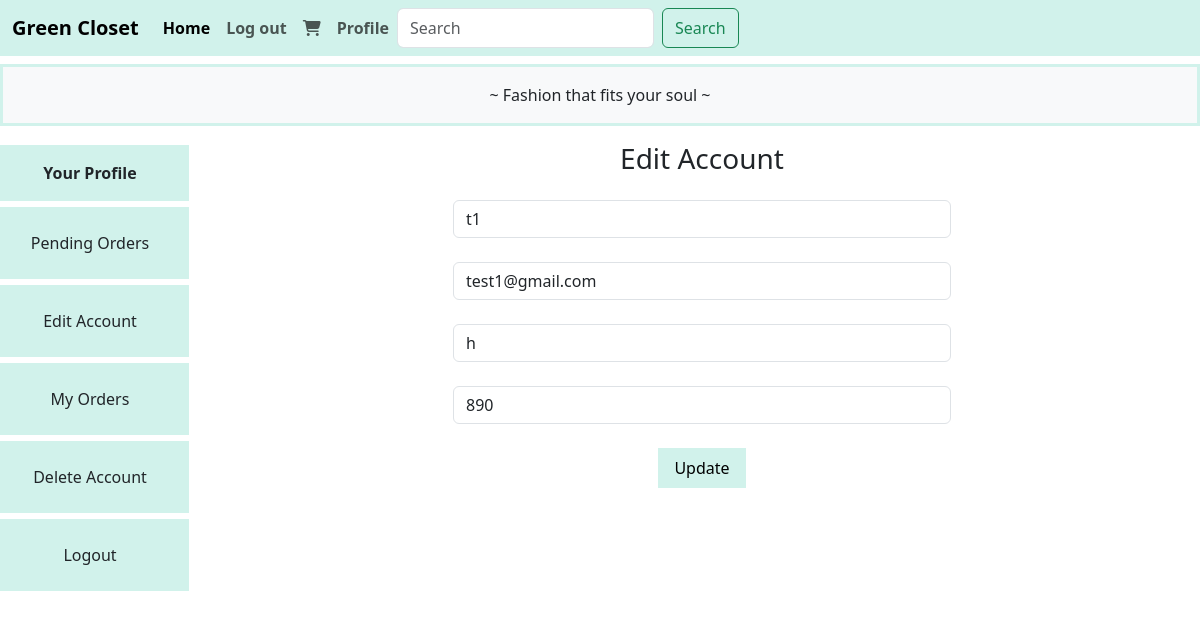
The page /Green-closet/Log-in/profile.php?edit_account (signed in) on the database its author committed.
### tables this page shows
CREATE TABLE `customer` (
  `user id` int(10) NOT NULL,
  `name` varchar(30) NOT NULL,
  `email` varchar(50) NOT NULL,
  `address` varchar(50) NOT NULL,
  `phone` int(15) NOT NULL,
  `password` varchar(500) NOT NULL,
  `ip` varchar(255) DEFAULT NULL
);

### Green-closet/Log-in/edit_account.php (the view, shortened to what this page needs)
<?php
if(isset($_GET['edit_account'])){
    $user_session_email = $_SESSION['email'];
    $select_query = "Select * from `customer` where email = '$user_session_email'";
    $result_query = mysqli_query($con,$select_query);
    $row_fetch = mysqli_fetch_assoc($result_query);
    $name = $row_fetch['name'];
    $email = $row_fetch['email'];
    $address = $row_fetch['address'];
    $phone = $row_fetch['phone'];
}
?>
<!DOCTYPE html>
<html lang="en">
<head>
</head>
<body>
    <h3 class="text-center mb-4">Edit Account</h3>
    <form action="" method = "post" class = "text-center">
        <div class="form-outline mb-4">
            <input type="text" class = "form-control w-50 m-auto" value = "<?php echo $name ?>" name = "name">
        </div>
        <div class="form-outline mb-4">
            <input type="email" class = "form-control w-50 m-auto" value = "<?php echo $email ?>" name = "email">
        </div>
        <div class="form-outline mb-4">
            <input type="text" class = "form-control w-50 m-auto" value = "<?php echo $address ?>" name = "address">
        </div>
        <div class="form-outline mb-4">
            <input type="text" class = "form-control w-50 m-auto" value = "<?php echo $phone ?>" name = "phone">
        </div>
        <input type="submit" value = "Update" style="background-color: #d1f2eb;" class = "py-2 px-3 border-0" name = "update">
    </form>
</body>
</html>

### rows shown on the page
customer: name "t1", email "test1@gmail.com", address "h", phone "890"
